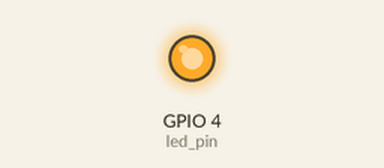
Bench run of a sketch on a simulated ESP32. Parts: output pins drawn as LEDs (lit = HIGH). What the sketch prints to the serial monitor is not drawn. At 1.0 s the program puts the board to deep sleep or switches it off; the recording ends there.

Above: at 0.1 s.
Timing chart, 0 to 1.0 s (numbered marks = the images above):
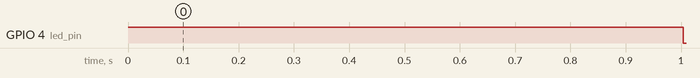

Measured:
- by itself, GPIO 4 (led_pin): LOW → HIGH at 0.00 s, → LOW 1.0 s later

The sketch:

ext0_wakeUp.ino
```cpp
//https://lastminuteengineers.com/esp32-deep-sleep-wakeup-sources/
//https://components101.com/microcontrollers/esp32-devkitc
//codul culorilor la rezistente: https://eprofu.ro/cc/cc.html
//rezistenta=1k am pus
//
// 3.3V
//   |
//   |                     fir rosu
//   0
//  \
//   0 --->GPIO36          fir verde
//   |
//   1k
//   |
//   |                    fir negru
//  ___
//   -
//
//
//Remark: la rulare:
//apasa EN button daca la connecting apare .....-----.....-----
//pt ca s-ar putea sa fie in sleepeng status...
//
RTC_DATA_ATTR int bootCount = 0;
RTC_DATA_ATTR int led_pin = 4;   //led rosu
void setup(){
  Serial.begin(115200);
pinMode(led_pin, OUTPUT);
  digitalWrite (led_pin, HIGH); //led stay light until go to sleeping after 1 second:)
  delay(1000);

  //Increment boot number and print it every reboot
  ++bootCount;
  Serial.println("---------------");
  Serial.println("Boot number: " + String(bootCount));

  //Print the wakeup reason for ESP32
  print_wakeup_reason();

  //https://components101.com/microcontrollers/esp32-devkitc
  //Configure GPIO33 as ext0 wake up source for HIGH logic level
  //. Acest PIN poate fi unul dintre GPIO- urile RTC  0,2,4,12-15,25-27,32-39 .
  //aleg gpio36=phisical-pin-number=5
  //a se vedea buton negru mic cu firul verde
  esp_sleep_enable_ext0_wakeup(GPIO_NUM_36,1);
  Serial.println("-will go to sleep for now");
  //delay(1000);
  //Go to sleep now
  digitalWrite (led_pin, LOW);   //light is now off because go to sleeping
  Serial.println("--now sleeping...");
  Serial.println("--click smallest black button to wakeup!--");
  Serial.flush();
  esp_deep_sleep_start();
}

void loop(){}

//Function that prints the reason by which ESP32 has been awaken from sleep
void print_wakeup_reason(){
  esp_sleep_wakeup_cause_t wakeup_reason;
  wakeup_reason = esp_sleep_get_wakeup_cause();
  switch(wakeup_reason)
  {
    case 1  : Serial.println("R1.Wakeup caused by external signal using RTC_IO"); break;
    case 2  : Serial.println("R2.Wakeup caused by external signal using RTC_CNTL"); break;
    case 3  : Serial.println("R3.Wakeup caused by timer"); break;
    case 4  : Serial.println("R4.Wakeup caused by touchpad"); break;
    case 5  : Serial.println("R5.Wakeup caused by ULP program"); break;
    default : Serial.println("Rdefault.Wakeup was not caused by deep sleep"); break;
  }
  Serial.flush();
}
```
